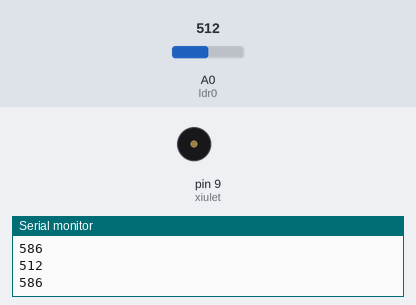
A sketch run on a simulated Arduino Uno, built with avr-gcc and run on an emulated ATmega328P. On the bench: buzzer (waves = sounding), the last lines printed to the serial monitor. Inputs (shaded band) come from the test bench; at power-on: A0 (ldr0) = 512.

Above: at 1.9 s.
2.0 s: A0 (ldr0) set to 306
At 2.52 s:
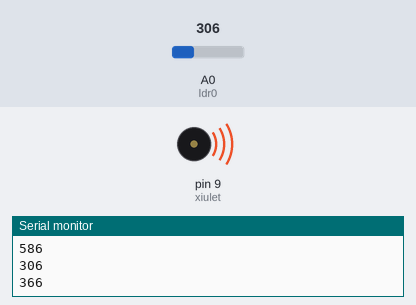
5.5 s: A0 (ldr0) set to 122
At 5.82 s:
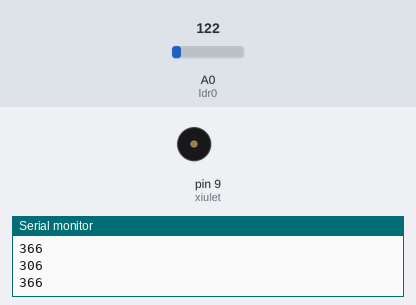
Timing chart, 0 to 15.0 s (numbered marks = the images above; inputs shaded):
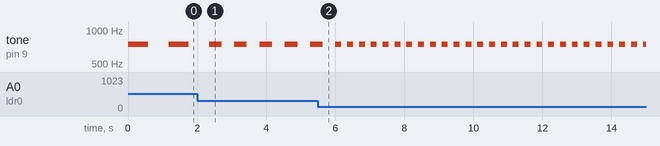

The sketch:

Avisador_Ac_stic.ino
```cpp
/**********************************************************************************
**                                                                               **
**                              Avisador Acústic                                 **
**                                                                               **
**                                                                               **
**********************************************************************************/

//********** Includes *************************************************************

//********** Variables ************************************************************
const int xiulet = 9;        // donar nom al pin 9 de l’Arduino
const int ldr0 = A0;         // donar nom al pin A0 de l’Arduino

int valLdr0;                 // guardar valor del ldr
int freq;                    // freqüència del xiulet

//********** Setup ****************************************************************
void setup()
{
  pinMode(xiulet, OUTPUT);     // definir el pin 9 com una sortida

  Serial.begin (9600);

}

//********** Loop *****************************************************************
void loop()
{
  valLdr0 = analogRead(ldr0);   // llegir valor ldr
  Serial.println (valLdr0);
  freq = map(valLdr0, 150, 900, 200, 1000);   // mapejar valor de 0-1023 a 2000-10
  Serial.println (freq);
  tone(xiulet, 750, freq);   // xiulet de durada 100ms
  delay(2*freq);            // esperar xiulet + silenci
}

//********** Funcions *************************************************************
```

Measured:
- after the input at 2.0 s, tone on pin 9 (xiulet): alternates 750 Hz for 0.37 s and silent for 0.37 s, starting after 0.71 s
- by itself, tone on pin 9 (xiulet): alternates 750 Hz for 0.59 s and silent for 0.59 s
